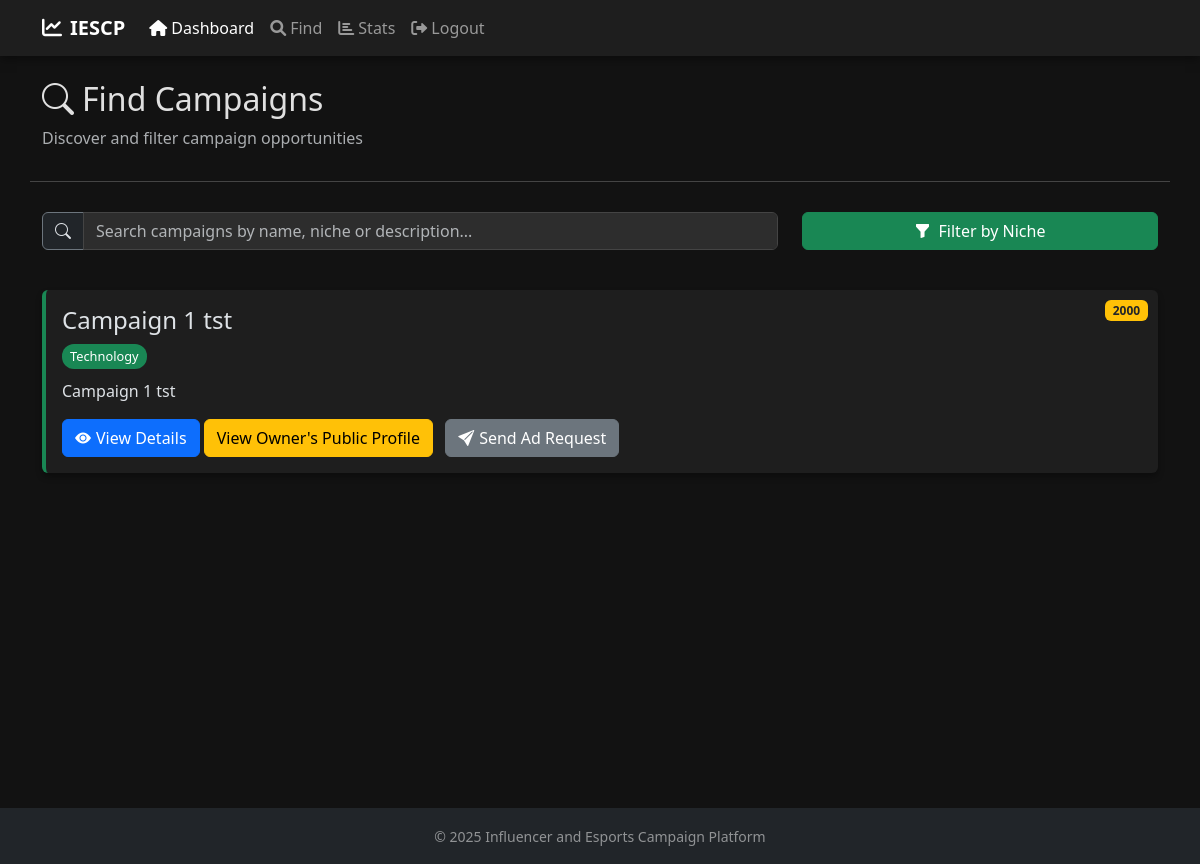
Screenshot of /find (signed in) with the database file from the repository.
### backend/models.py (models this page shows)
class Campaign(db.Model):
    __tablename__ = "campaign"
    campaign_id = db.Column(db.Integer, primary_key=True)
    sponsor_id = db.Column(db.Integer, ForeignKey('users.user_id'))
    start_date = db.Column(db.Date, nullable=False)
    end_date = db.Column(db.Date, nullable=False)
    status = db.Column(db.Integer, nullable=False, default=0)
    campaign_name = db.Column(db.String, nullable=False)
    campaign_description = db.Column(db.String, nullable=False)
    budget = db.Column(db.Integer)
    visibility = db.Column(db.Integer, default=0)
    niche = db.Column(db.String)
    user = db.relationship("Users", back_populates="campaigns")
    ad_requests = db.relationship("AdRequest", back_populates="campaign")

### backend/controllers.py (the view)
@app.route('/find',methods = ["GET","POST"])
def find_page():
    influencers = Users.query.filter_by(role=1).all()
    campaigns = Campaign.query.all()
    public_campaigns = Campaign.query.filter_by(visibility=0).all()
    users = Users.query.filter(or_(Users.role == 1, Users.role == 2)).all()
    if 'user' in session:
        usr = session['user']
        if usr['role'] == 0:
            return render_template("admin_find.html",campaigns = campaigns,users=users)
        elif usr['role'] == 1:
            return render_template("influencer_find.html",campaigns=public_campaigns)
        elif usr['role'] == 2:
            campaigns = fetch_sponsor_campaigns(usr['user_id'])
            return render_template("sponsor_find.html",influencers=influencers,campaigns=campaigns)
    return "<h1>Unauthorized Access</h1>"

### templates/influencer_find.html (shortened to what this page needs)
<!doctype html>
<html lang="en" data-bs-theme="dark">
  <head>
    <link href="https://cdn.jsdelivr.net/npm/bootstrap@5.3.3/dist/css/bootstrap.min.css" rel="stylesheet">
    <link rel="stylesheet" href="https://cdn.jsdelivr.net/npm/bootstrap-icons@1.11.3/font/bootstrap-icons.min.css">
    <link rel="stylesheet" href="https://cdnjs.cloudflare.com/ajax/libs/font-awesome/6.0.0/css/all.min.css">
  </head>
  <body>
       <nav class="navbar navbar-expand-lg navbar-dark mb-4">
        <div class="container">
            <a class="navbar-brand" href="/influencer_dashboard"><i class="fas fa-chart-line me-2"></i><b>IESCP</b></a>
            <div class="collapse navbar-collapse" id="navbarNav">
                <ul class="navbar-nav">
                    <li class="nav-item">
                        <a class="nav-link active" aria-current="page" href="/influencer_dashboard"><i class="fas fa-home me-1"></i>Dashboard</a>
                    </li>
                    <li class="nav-item">
                        <a class="nav-link" href="/find"><i class="fas fa-search me-1"></i>Find</a>
                    </li>
                    <li class="nav-item">
                        <a class="nav-link" href="/stats"><i class="fas fa-chart-bar me-1"></i>Stats</a>
                    </li>
                    <li class="nav-item">
                        <a class="nav-link" href="/logout"><i class="fas fa-sign-out-alt me-1"></i>Logout</a>
                    </li>
                </ul>
            </div>
        </div>
    </nav>
    <div class="container mt-4 full-height">
      <div class="row page-header">
        <div class="col-md-6">
          <h2><i class="bi bi-search me-2"></i>Find Campaigns</h2>
          <p class="text-muted">Discover and filter campaign opportunities</p>
        </div>
      </div>
      <div class="row mb-4">
        <div class="col-md-8">
          <div class="input-group mb-3">
            <span class="input-group-text bg-dark border-secondary">
              <i class="bi bi-search"></i>
            </span>
            <input type="text" class="form-control search-bar" id="searchInput" placeholder="Search campaigns by name, niche or description...">
          </div>
        </div>
        <div class="col-md-4">
          <div class="d-flex">
            <button type="button" class="btn btn-success w-100" data-bs-toggle="modal" data-bs-target="#filterModal">
              <i class="bi bi-funnel-fill me-2"></i>Filter by Niche
            </button>
          </div>
        </div>
      </div>
      <div id="campaignsContainer">
        {% if campaigns %}
        {% for i in range(campaigns|length) %}
        <div class="card campaign-card mb-4" data-campaign-name="{{ campaigns[i].campaign_name | lower }}" data-niche="{{ campaigns[i].niche | lower }}">
          <div class="card-body">
            <span class="badge badge-budget">{{ campaigns[i].budget }}</span>
            <h4 class="card-title">{{ campaigns[i].campaign_name }}</h4>
            <span class="campaign-tag">{{ campaigns[i].niche }}</span>
            <p class="card-text campaign-description">{{ campaigns[i].campaign_description | truncate(100) }}</p>
            <div class="card-buttons">
              <button type="button" class="btn btn-primary" data-bs-toggle="modal" data-bs-target="#viewCampaignModal{{ i }}">
                <i class="bi bi-eye-fill btn-icon"></i>View Details
              </button>
              <a href="{{ url_for('profile', user_id=campaigns[i].sponsor_id) }}" class="btn btn-warning">View Owner's Public Profile</a>
              <button type="button" class="btn btn-secondary ms-2" data-bs-toggle="modal" data-bs-target="#adRequestModal{{ i }}">
                <i class="bi bi-send-fill btn-icon"></i>Send Ad Request
              </button>
            </div>
          </div>
        </div>
        {% endfor %}
        {% else %}
        <div class="no-campaigns">
          <i class="bi bi-exclamation-circle display-4"></i>
          <h4 class="mt-3">No Campaigns Available</h4>
          <p class="text-muted">Try adjusting your search or check back later for new opportunities.</p>
        </div>
        {% endif %}
      </div>
    </div>
    <footer class="bg-dark text-center text-white-50 py-3 mt-5">
      <div class="container">
        <small>© 2025 Influencer and Esports Campaign Platform</small>
      </div>
    </footer>
  </body>
</html>

### templates/influencer_find.html (style rules this page uses)
body { background-color: #121212; color: #e0e0e0; transition: all 0.3s ease; }
.full-height { min-height: 85vh; }
.navbar { background-color: #1e1e1e !important; box-shadow: 0 2px 10px rgba(0, 0, 0, 0.5); }
.card { background-color: #1e1e1e; border: none; margin-bottom: 20px; box-shadow: 0 4px 6px rgba(0, 0, 0, 0.3); transition: all 0.3s ease; border-left: 4px solid #198754; }
.btn-primary { background-color: #0d6efd; border-color: #0d6efd; }
.btn-secondary { background-color: #6c757d; border-color: #6c757d; }
.btn-success { background-color: #198754; border-color: #198754; }
.form-control { background-color: #2d2d2d; border: 1px solid #444; color: #e0e0e0; }
.search-bar { transition: all 0.3s ease; }
.campaign-tag { background-color: #198754; color: white; padding: 3px 8px; border-radius: 12px; font-size: 0.8rem; display: inline-block; margin-bottom: 10px; }
.btn-icon { margin-right: 5px; }
.card-buttons { margin-top: 15px; }
.page-header { margin-bottom: 30px; border-bottom: 1px solid #444; padding-bottom: 15px; }
.badge-budget { position: absolute; top: 10px; right: 10px; background-color: #ffc107; color: #212529; }

### rows the page displays
Campaign: budget "2000", campaign_name "Campaign 1 tst", niche "Technology", campaign_description "Campaign 1 tst"
